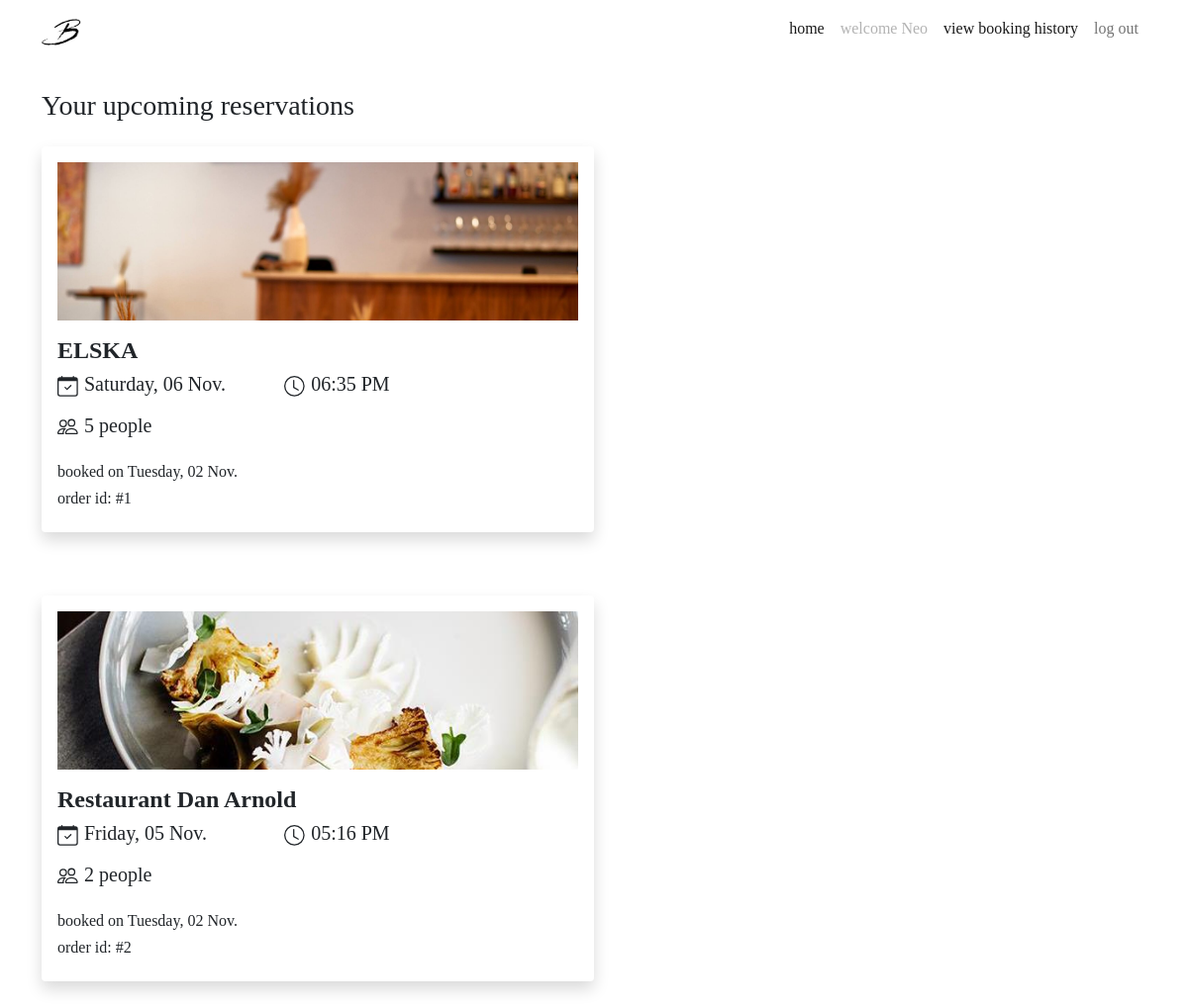
/bookings (signed in), run on an earlier commit of the app's database.
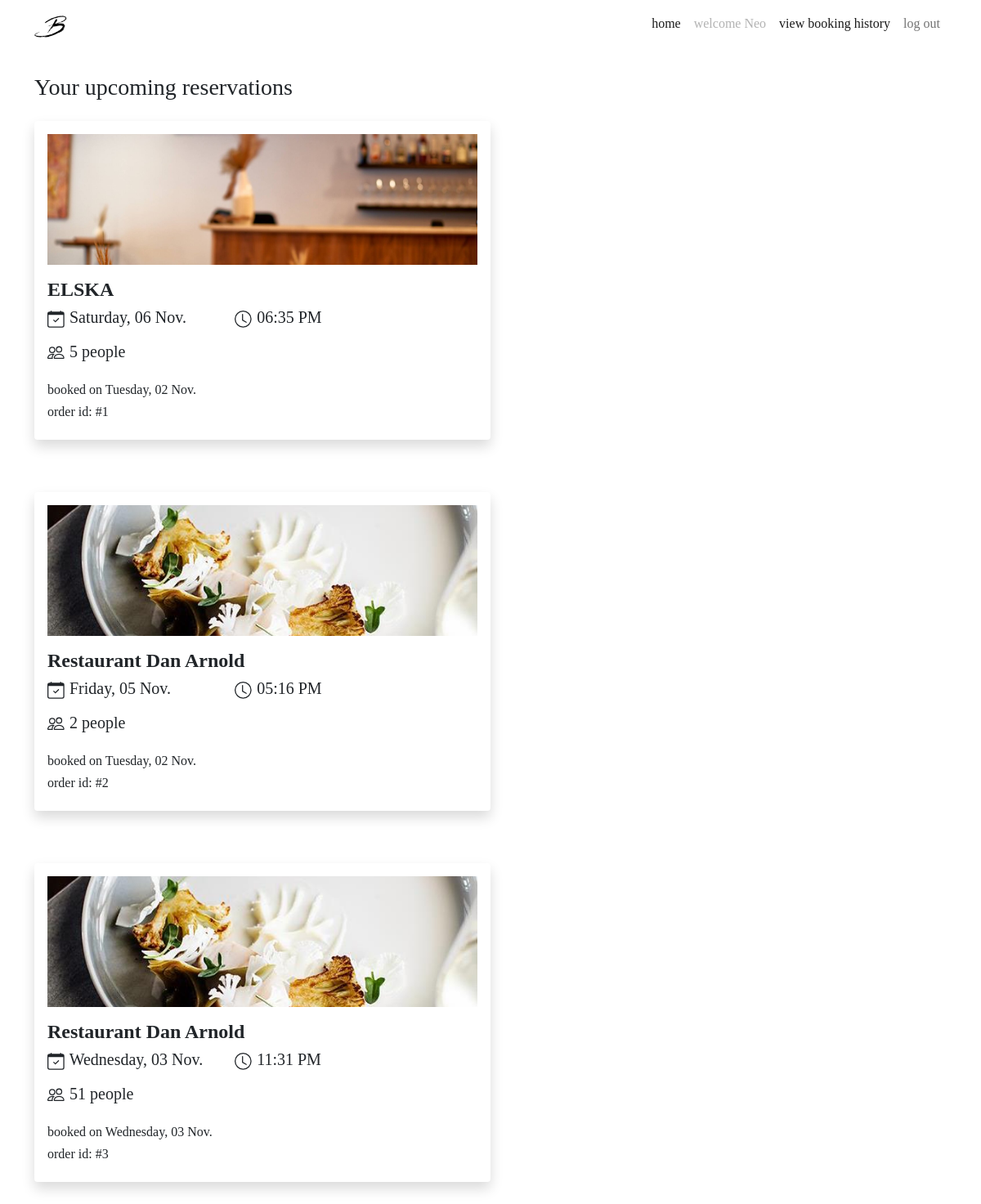
And on a later commit of the database.
### website/models.py (models this page shows, shortened)
class User(db.Model, UserMixin):
    __tablename__ = 'users'  # good practice to specify table name
    __table_args__ = {'extend_existing': True}
    id = db.Column(db.Integer, primary_key=True)
    name = db.Column(db.String(100), index=True, unique=True, nullable=False)
    password_hash = db.Column(db.String(255), nullable=False)
    email = db.Column(db.String(100), index=True, nullable=False)
    phone_number = db.Column(db.String(10), nullable=True)
    image = db.Column(db.String(400), nullable=False, default="/static/image/account.png")
    comments = db.relationship('Comment', backref='user')
    reservations = db.relationship('Reservation', backref='user')
    restaurants = db.relationship('Restaurant', backref='user')

class Reservation(db.Model):
    __tablename__ = 'reservations'
    __table_args__ = {'extend_existing': True}
    reservation_id = db.Column(db.Integer, primary_key=True)
    quantity = db.Column(db.Integer, nullable=False)
    reservation_time = db.Column(db.DateTime, default=datetime.now())
    reservation_created = db.Column(db.DateTime, default=datetime.now())
    user_order = db.Column(db.String(300))
    restaurant_id = db.Column(db.Integer, db.ForeignKey('restaurants.restaurant_id'))
    id = db.Column(db.Integer, db.ForeignKey('users.id'))
    reservations = db.relationship('ReservationStatus', backref='reservation')

class Restaurant(db.Model):
    __tablename__ = 'restaurants'
    __table_args__ = {'extend_existing': True}
    restaurant_id = db.Column(db.Integer, primary_key=True)
    name = db.Column(db.String(100), nullable=False)
    street = db.Column(db.String(150), nullable=False)
    suburb = db.Column(db.String(50), nullable=False)
    max_reservations = db.Column(db.Integer)
    caption = db.Column(db.String(200), nullable=False)
    description = db.Column(db.String(400), nullable=False)
    price = db.Column(db.Integer)
    cuisine_type = db.Column(db.String(30), nullable=False)
    num_courses = db.Column(db.Integer, nullable=False)
    website = db.Column(db.String(400))
    image = db.Column(db.String(400), nullable=False)
    comments = db.relationship('Comment', backref='restaurant')
    statuses = db.relationship('RestaurantStatus', backref='restaurant')
    opening_hours = db.relationship('RestaurantOpeningHours', backref='restaurant')
    reservations = db.relationship('Reservation', backref='restaurant')
    user_id = db.Column(db.Integer, db.ForeignKey('users.id'))

### website/views.py (the view)
@bp.route('/bookings')
@login_required
def bookings():
    bookings = Reservation.query.filter_by(user=current_user).all()
    return render_template("bookings.html", show_modal=request.args.get('show_modal'), bookings = bookings)

### website/__init__.py (called while the page is built)
def create_app():
    app=Flask(__name__)  # this is the name of the module/package that is calling this app
    app.debug=True
    app.secret_key='oogaboogacavemanbrain'
    app.config['SQLALCHEMY_DATABASE_URI']='sqlite:///sitedata.sqlite'
    db.init_app(app)
    bootstrap = Bootstrap(app)
    login_manager = LoginManager()
    login_manager.login_message_category = "danger"
    login_manager.login_view='auth.login'
    login_manager.init_app(app)
    from .models import User  # importing here to avoid circular references
    @login_manager.user_loader
    def load_user(user_id):
        return User.query.get(int(user_id))
    UPLOAD_FOLDER = '/static/image'
    app.config['UPLOAD_FOLDER'] = UPLOAD_FOLDER
    from . import auth, views
    app.register_blueprint(auth.bp)
    app.register_blueprint(views.bp)
    app.register_blueprint(views.restaurant_bp)
    return app

### website/templates/bookings.html (shortened to what this page needs)
{% extends 'base.html' %}
{% block content %}
<div class="container">
    <div class="row mt-4 mb-1">
        <h3>
            {% if bookings|length == 0 %}
            No upcoming reservations
            {% else %}
            Your upcoming reservations
            {% endif %}
        </h3>
    </div>
    <div class="container">
        {% for booking in bookings %}
        <div class="row mt-3">
            <div class="col col-sm-8 col-md-12 col-lg-8 col-xl-6 booking-card">
                <div class="shadow p-3 mb-5 bg-white rounded">
                    <div class="row">
                        <img src="{{ booking.restaurant.image }}" class="img-fluid booking-img"
                            alt="{{ booking.restaurant.name }}">
                    </div>
                    <div class="row mt-3">
                        <h4 style="font-weight: 550;">{{ booking.restaurant.name }}</h4>
                        <div class="col col-12 col-md-4 col-sm-12 col-lg-5">
                            <div class="fs-4 mb-3">
                                <h5>
                                    {{ booking.reservation_time.strftime("%A, %d %b.")}}
                                </h5>
                            </div>
                        </div>
                        <div class="col col-12 col-md-5 col-sm-12 col-lg-3">
                            <div class="fs-4 mb-3">
                                <h5>
                                    <svg xmlns="http://www.w3.org/2000/svg" width="22" height="22" fill="currentColor"
                                        class="bi bi-clock" viewBox="0 0 17 17">
                                        <path
                                            d="M8 3.5a.5.5 0 0 0-1 0V9a.5.5 0 0 0 .252.434l3.5 2a.5.5 0 0 0 .496-.868L8 8.71V3.5z" />
                                        <path
                                            d="M8 16A8 8 0 1 0 8 0a8 8 0 0 0 0 16zm7-8A7 7 0 1 1 1 8a7 7 0 0 1 14 0z" />
                                    </svg>
                                    {{ booking.reservation_time.strftime("%I:%M %p")}}
                                </h5>
                            </div>
                        </div>
                    </div>
                    <div class="row">
                        <div class="col col-lg-5">
                            <h5>
                                {{ booking.quantity }} people
                            </h5>
                        </div>
                    </div>
                    <div class="row mt-3">
                        <div class="col col-lg-6">
                            <h6>booked on {{ booking.reservation_created.strftime("%A, %d %b.") }}</h6>
                            <h6>order id: #{{ booking.reservation_id }}</h6>
                        </div>
                    </div>
                </div>
            </div>
        </div>
        {% endfor %}
    </div>
</div>
{% endblock %}

### website/templates/base.html (shortened to what this page needs)
<!DOCTYPE html>
<html lang="en">
<head>
    <link href="https://cdn.jsdelivr.net/npm/bootstrap@5.0.0-beta3/dist/css/bootstrap.min.css" rel="stylesheet"
>
    <link rel="stylesheet" href="../static/css/stylesheet.css">
</head>
<main>
    <body>
        <header>
            <nav class="navbar navbar-expand-sm navbar-light">
                <div class="container">
                    <a class="navbar-brand" href="{{url_for('main.index')}}">
                        <img src=" ../static/image/logo.png" width="40" height="40">
                    </a>
                    <div class="collapse navbar-collapse" id="navbarNavDropdown">
                        <div class="navbar-nav ms-auto mb-2">
                            <a class="nav-link active" href="{{url_for('main.index')}}">home</a>
                            {% if current_user.is_authenticated %}
                            <a class="nav-link disabled" tabindex="-1">welcome {{current_user.name}}</a>
                            <a class="nav-link active" href="{{url_for('main.bookings')}}">view booking history</a>
                            <a class="nav-item nav-link" href="{{ url_for('auth.logout') }}">log out</a>
                            {% else %}
                            <a class="nav-link active" href="{{url_for('auth.login')}}">login</a>
                            {% endif %}
                        </div>
                    </div>
                </div>
            </nav>
        </header>
        {% import "bootstrap/wtf.html" as wtf %}
        {% block content %}
        {% endblock %}
    </body>
</main>
</html>

### website/static/css/stylesheet.css (style rules this page uses)
body { font-family: Didot, Palatino, Perpetua, serif; }
.booking-img { width: 100%; height: 20vh; object-fit: cover; border-radius: 2%; }
.booking-card { padding-left: 0px; padding-right: 0px; }

What changed in the data, as far as the page shows it:
added Reservation: restaurant.image (picture), restaurant.name "Restaurant Dan Arnold", reservation_time "Wednesday, 03 Nov.", reservation_time "11:31 PM", quantity "51", reservation_created "Wednesday, 03 Nov.", reservation_id "3"
